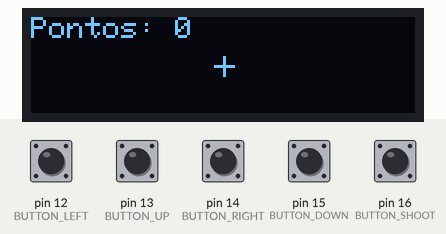
Recording of a sketch running on a simulated Arduino Uno, built with avr-gcc and run on an emulated ATmega328P. On the bench: 128×32 one-colour display. The inputs (shaded band) are chosen by the test bench; at power-on: pin 12 (BUTTON_LEFT), pin 13 (BUTTON_UP), pin 14 (BUTTON_RIGHT), pin 15 (BUTTON_DOWN), pin 16 (BUTTON_SHOOT) HIGH. Random numbers use the default seed unless the sketch sets one.

Above: at 1.2 s.
1.3 s: pin 12 (BUTTON_LEFT) pulled LOW for 0.15 s
At 1.7 s:
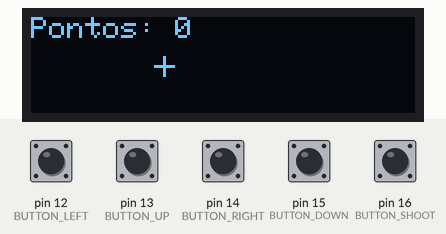
2.0 s: pin 13 (BUTTON_UP) pulled LOW for 0.15 s
At 3.1 s:
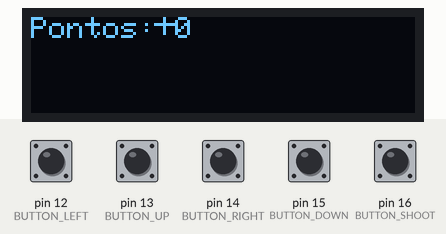
4.2 s: pin 14 (BUTTON_RIGHT) pulled LOW for 0.15 s
At 5.5 s:
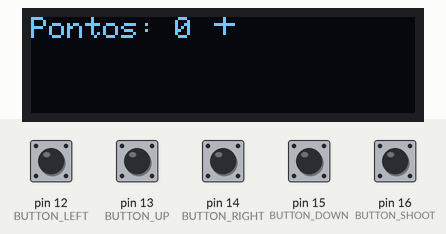
5.8 s: pin 15 (BUTTON_DOWN) pulled LOW for 0.15 s
At 7.2 s:
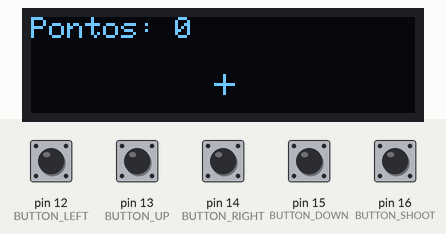
7.4 s: pin 16 (BUTTON_SHOOT) pulled LOW for 0.15 s
8.1 s: pin 16 (BUTTON_SHOOT) pulled LOW for 1 s
At 8.24 s:
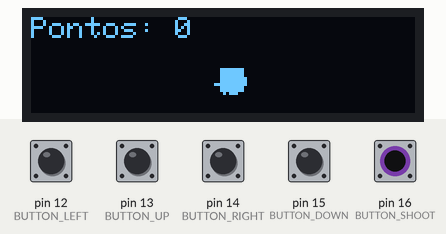
Timing chart, 0 to 10.7 s (numbered marks = the images above; inputs shaded):
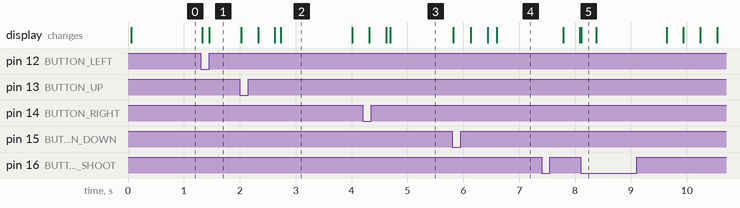

Measured:
- after the input at 1.3 s, the display: first changes at once (image 1 shows a later state)
- what the display in image 2 shows lasts 1.3 s, from 2.7 s to 4.0 s

The sketch:

tiro_ao_alvo.ino
```cpp
#include <Wire.h>
#include <Adafruit_GFX.h>
#include <Adafruit_SSD1306.h>

#define SCREEN_WIDTH 128
#define SCREEN_HEIGHT 32
#define OLED_RESET    -1
#define SCREEN_ADDRESS 0x3C

Adafruit_SSD1306 display(SCREEN_WIDTH, SCREEN_HEIGHT, &Wire, OLED_RESET);

// Configurações do jogo
#define TARGET_SIZE 8
#define SIGHT_SIZE 6
#define BULLET_SPEED 3
#define MAX_TARGETS 3

// Variáveis do jogo
struct Target {
  int x;
  int y;
  bool active;
  int speed;
};

Target targets[MAX_TARGETS];
int sightX = SCREEN_WIDTH/2;
int sightY = SCREEN_HEIGHT/2;
int score = 0;
unsigned long lastTargetSpawn = 0;
int targetSpawnInterval = 2000; // ms
bool gameRunning = true;

// Pinos dos botões
#define BUTTON_LEFT 12
#define BUTTON_RIGHT 14
#define BUTTON_UP 13
#define BUTTON_DOWN 15
#define BUTTON_SHOOT 16

void setup() {
  Serial.begin(115200);

  // Inicializa o display
  if(!display.begin(SSD1306_SWITCHCAPVCC, SCREEN_ADDRESS)) {
    Serial.println(F("Falha na alocação do SSD1306"));
    for(;;);
  }

  // Configura os botões
  pinMode(BUTTON_LEFT, INPUT_PULLUP);
  pinMode(BUTTON_RIGHT, INPUT_PULLUP);
  pinMode(BUTTON_UP, INPUT_PULLUP);
  pinMode(BUTTON_DOWN, INPUT_PULLUP);
  pinMode(BUTTON_SHOOT, INPUT_PULLUP);

  // Inicializa alvos
  for (int i = 0; i < MAX_TARGETS; i++) {
    targets[i].active = false;
  }

  // Limpa o display
  display.clearDisplay();
  display.display();
}

void loop() {
  if (gameRunning) {
    // Verifica os botões
    checkInput();

    // Atualiza o jogo
    updateGame();

    // Desenha o jogo
    drawGame();
  } else {
    // Tela de game over
    display.clearDisplay();
    display.setTextSize(1);
    display.setTextColor(SSD1306_WHITE);
    display.setCursor(20, 5);
    display.print("FIM DE JOGO");
    display.setCursor(10, 20);
    display.print("Pontos: ");
    display.print(score);
    display.display();

    // Reinicia o jogo se qualquer botão for pressionado
    if (digitalRead(BUTTON_SHOOT) == LOW) {
      resetGame();
    }
  }
}

void checkInput() {
  // Movimento da mira
  if (digitalRead(BUTTON_LEFT) == LOW && sightX > SIGHT_SIZE/2) {
    sightX -= 2;
  }
  if (digitalRead(BUTTON_RIGHT) == LOW && sightX < SCREEN_WIDTH - SIGHT_SIZE/2) {
    sightX += 2;
  }
  if (digitalRead(BUTTON_UP) == LOW && sightY > SIGHT_SIZE/2) {
    sightY -= 2;
  }
  if (digitalRead(BUTTON_DOWN) == LOW && sightY < SCREEN_HEIGHT - SIGHT_SIZE/2) {
    sightY += 2;
  }

  // Disparo
  if (digitalRead(BUTTON_SHOOT) == LOW) {
    checkHit();
    delay(200); // Debounce
  }
}

void updateGame() {
  // Move os alvos ativos
  for (int i = 0; i < MAX_TARGETS; i++) {
    if (targets[i].active) {
      targets[i].x += targets[i].speed;

      // Verifica se o alvo saiu da tela
      if (targets[i].x > SCREEN_WIDTH + TARGET_SIZE || targets[i].x < -TARGET_SIZE) {
        targets[i].active = false;
      }
    }
  }

  // Gera novos alvos aleatoriamente
  if (millis() - lastTargetSpawn > targetSpawnInterval) {
    spawnTarget();
    lastTargetSpawn = millis();

    // Aumenta a dificuldade diminuindo o intervalo
    if (targetSpawnInterval > 500) {
      targetSpawnInterval -= 50;
    }
  }
}

void spawnTarget() {
  for (int i = 0; i < MAX_TARGETS; i++) {
    if (!targets[i].active) {
      targets[i].active = true;
      targets[i].y = random(TARGET_SIZE, SCREEN_HEIGHT - TARGET_SIZE);

      // Decide se vem da esquerda ou direita
      if (random(0, 2)) {
        targets[i].x = -TARGET_SIZE;
        targets[i].speed = random(1, 4);
      } else {
        targets[i].x = SCREEN_WIDTH + TARGET_SIZE;
        targets[i].speed = -random(1, 4);
      }
      break;
    }
  }
}

void checkHit() {
  for (int i = 0; i < MAX_TARGETS; i++) {
    if (targets[i].active) {
      // Verifica colisão entre a mira e o alvo
      if (abs(sightX - targets[i].x) < (SIGHT_SIZE + TARGET_SIZE)/2 &&
          abs(sightY - targets[i].y) < (SIGHT_SIZE + TARGET_SIZE)/2) {
        targets[i].active = false;
        score++;

        // Efeito visual de acerto
        display.fillRect(targets[i].x - TARGET_SIZE/2, targets[i].y - TARGET_SIZE/2,
                        TARGET_SIZE, TARGET_SIZE, SSD1306_WHITE);
        display.display();
        delay(50);
        return;
      }
    }
  }
}

void drawGame() {
  display.clearDisplay();

  // Desenha alvos
  for (int i = 0; i < MAX_TARGETS; i++) {
    if (targets[i].active) {
      display.drawCircle(targets[i].x, targets[i].y, TARGET_SIZE/2, SSD1306_WHITE);
      display.fillCircle(targets[i].x, targets[i].y, TARGET_SIZE/4, SSD1306_WHITE);
    }
  }

  // Desenha mira
  display.drawLine(sightX - SIGHT_SIZE/2, sightY, sightX + SIGHT_SIZE/2, sightY, SSD1306_WHITE);
  display.drawLine(sightX, sightY - SIGHT_SIZE/2, sightX, sightY + SIGHT_SIZE/2, SSD1306_WHITE);

  // Desenha pontuação
  display.setTextSize(1);
  display.setTextColor(SSD1306_WHITE);
  display.setCursor(0, 0);
  display.print("Pontos: ");
  display.print(score);

  display.display();
}

void resetGame() {
  score = 0;
  gameRunning = true;
  targetSpawnInterval = 2000;

  // Reseta todos os alvos
  for (int i = 0; i < MAX_TARGETS; i++) {
    targets[i].active = false;
  }

  // Reseta a mira
  sightX = SCREEN_WIDTH/2;
  sightY = SCREEN_HEIGHT/2;
}
```
